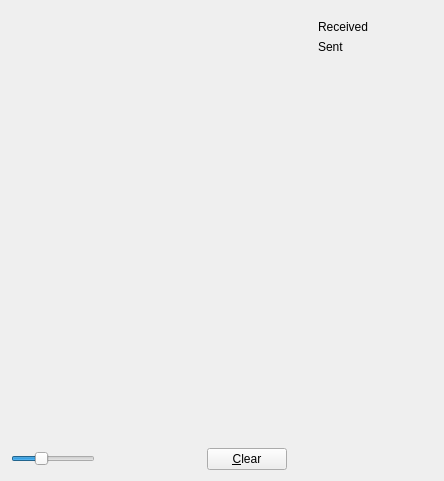
     <widget class="QWidget" name="tab_nettraffic">
      <attribute name="title">
       <string>&amp;Network Traffic</string>
      </attribute>
      <layout class="QHBoxLayout" name="horizontalLayout_3">
       <item>
        <layout class="QVBoxLayout" name="verticalLayout_4">
         <item>
          <widget class="TrafficGraphWidget" name="trafficGraph" native="true">
           <property name="sizePolicy">
            <sizepolicy hsizetype="Expanding" vsizetype="Expanding">
             <horstretch>0</horstretch>
             <verstretch>0</verstretch>
            </sizepolicy>
           </property>
          </widget>
         </item>
         <item>
          <layout class="QHBoxLayout" name="horizontalLayout_2">
           <item>
            <widget class="QSlider" name="sldGraphRange">
             <property name="minimum">
              <number>0</number>
             </property>
             <property name="maximum">
              <number>9</number>
             </property>
             <property name="pageStep">
              <number>1</number>
             </property>
             <property name="value">
              <number>3</number>
             </property>
             <property name="orientation">
              <enum>Qt::Horizontal</enum>
             </property>
            </widget>
           </item>
           <item>
            <widget class="QLabel" name="lblGraphRange">
             <property name="minimumSize">
              <size>
               <width>100</width>
               <height>0</height>
              </size>
             </property>
             <property name="alignment">
              <set>Qt::AlignCenter</set>
             </property>
            </widget>
           </item>
           <item>
            <widget class="QPushButton" name="btnClearTrafficGraph">
             <property name="text">
              <string>&amp;Clear</string>
             </property>
             <property name="autoDefault">
              <bool>false</bool>
             </property>
            </widget>
           </item>
          </layout>
         </item>
        </layout>
       </item>
       <item>
        <layout class="QVBoxLayout" name="verticalLayout">
         <item>
          <widget class="QGroupBox" name="groupBox">
           <property name="title">
            <string></string>
           </property>
           <property name="styleSheet">
            <string>* { border:0px;}</string>
           </property>
           <layout class="QVBoxLayout" name="verticalLayout_5">
            <item>
             <layout class="QHBoxLayout" name="horizontalLayout_4">
              <item>
               <widget class="Line" name="line">
                <property name="sizePolicy">
                 <sizepolicy hsizetype="Fixed" vsizetype="Fixed">
                  <horstretch>0</horstretch>
                  <verstretch>0</verstretch>
                 </sizepolicy>
                </property>
                <property name="minimumSize">
                 <size>
                  <width>10</width>
                  <height>0</height>
                 </size>
                </property>
                <property name="orientation">
                 <enum>Qt::Horizontal</enum>
                </property>
               </widget>
              </item>
              <item>
               <widget class="QLabel" name="label_16">
                <property name="text">
                 <string>Received</string>
                </property>
               </widget>
              </item>
              <item>
               <widget class="QLabel" name="lblBytesIn">
                <property name="minimumSize">
                 <size>
                  <width>50</width>
                  <height>0</height>
                 </size>
                </property>
                <property name="alignment">
                 <set>Qt::AlignRight|Qt::AlignTrailing|Qt::AlignVCenter</set>
                </property>
               </widget>
              </item>
             </layout>
            </item>
            <item>
             <layout class="QHBoxLayout" name="horizontalLayout_5">
              <item>
               <widget class="Line" name="line_2">
                <property name="sizePolicy">
                 <sizepolicy hsizetype="Fixed" vsizetype="Fixed">
                  <horstretch>0</horstretch>
                  <verstretch>0</verstretch>
                 </sizepolicy>
                </property>
                <property name="minimumSize">
                 <size>
                  <width>10</width>
                  <height>0</height>
                 </size>
                </property>
                <property name="orientation">
                 <enum>Qt::Horizontal</enum>
                </property>
               </widget>
              </item>
              <item>
               <widget class="QLabel" name="label_17">
                <property name="text">
                 <string>Sent</string>
                </property>
               </widget>
              </item>
              <item>
               <widget class="QLabel" name="lblBytesOut">
                <property name="minimumSize">
                 <size>
                  <width>50</width>
                  <height>0</height>
                 </size>
                </property>
                <property name="alignment">
                 <set>Qt::AlignRight|Qt::AlignTrailing|Qt::AlignVCenter</set>
                </property>
               </widget>
              </item>
             </layout>
            </item>
            <item>
             <spacer name="verticalSpacer_4">
              <property name="orientation">
               <enum>Qt::Vertical</enum>
              </property>
              <property name="sizeHint" stdset="0">
               <size>
                <width>20</width>
                <height>407</height>
               </size>
              </property>
             </spacer>
            </item>
           </layout>
          </widget>
         </item>
        </layout>
       </item>
      </layout>
     </widget>
